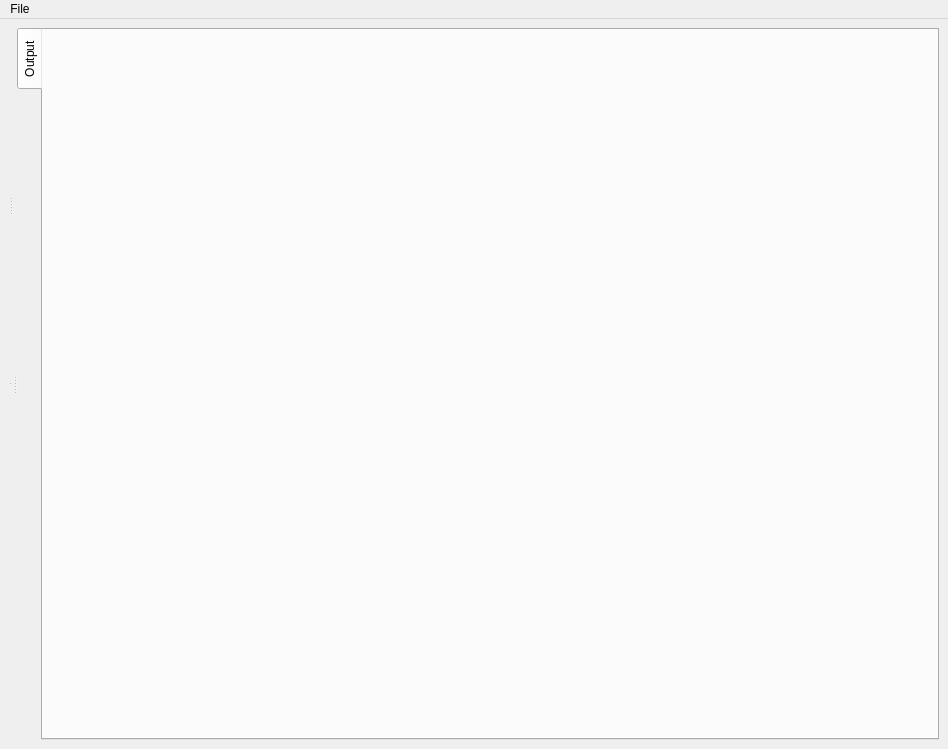
<?xml version="1.0" encoding="UTF-8"?>
<ui version="4.0">
 <class>MainWindow</class>
 <widget class="QMainWindow" name="MainWindow">
  <property name="geometry">
   <rect>
    <x>0</x>
    <y>0</y>
    <width>948</width>
    <height>749</height>
   </rect>
  </property>
  <property name="windowTitle">
   <string>lyse - the labscript suite</string>
  </property>
  <property name="windowIcon">
   <iconset resource="../../Anaconda/Lib/site-packages/qtutils/icons/icons.qrc">
    <normaloff>:/qtutils/custom/lyse.png</normaloff>:/qtutils/custom/lyse.png</iconset>
  </property>
  <property name="styleSheet">
   <string notr="true"/>
  </property>
  <property name="unifiedTitleAndToolBarOnMac">
   <bool>false</bool>
  </property>
  <widget class="QWidget" name="centralwidget">
   <layout class="QVBoxLayout" name="verticalLayout_5">
    <item>
     <widget class="QSplitter" name="splitter_horizontal">
      <property name="orientation">
       <enum>Qt::Horizontal</enum>
      </property>
      <widget class="QSplitter" name="splitter_vertical">
       <property name="orientation">
        <enum>Qt::Vertical</enum>
       </property>
       <widget class="QSplitter" name="splitter">
        <property name="orientation">
         <enum>Qt::Horizontal</enum>
        </property>
        <widget class="QWidget" name="verticalLayoutWidget">
         <layout class="QVBoxLayout" name="verticalLayout_singleshot_routinebox"/>
        </widget>
        <widget class="QWidget" name="verticalLayoutWidget_2">
         <layout class="QVBoxLayout" name="verticalLayout_multishot_routinebox"/>
        </widget>
       </widget>
       <widget class="QWidget" name="verticalLayoutWidget_3">
        <layout class="QVBoxLayout" name="verticalLayout_filebox"/>
       </widget>
      </widget>
      <widget class="FingerTabWidget" name="plugin_tabs">
       <property name="tabPosition">
        <enum>QTabWidget::TabPosition::West</enum>
       </property>
       <property name="tabsClosable">
        <bool>false</bool>
       </property>
       <widget class="QWidget" name="tab_output">
        <property name="lyse_plugin_name" stdset="0">
         <string notr="true"/>
        </property>
        <attribute name="title">
         <string>Output</string>
        </attribute>
        <layout class="QVBoxLayout" name="verticalLayout_output_box"/>
       </widget>
      </widget>
     </widget>
    </item>
   </layout>
  </widget>
  <widget class="QMenuBar" name="menuBar">
   <property name="geometry">
    <rect>
     <x>0</x>
     <y>0</y>
     <width>948</width>
     <height>21</height>
    </rect>
   </property>
   <widget class="QMenu" name="menuFile">
    <property name="title">
     <string>File</string>
    </property>
    <addaction name="actionLoad_configuration"/>
    <addaction name="actionRevert_configuration"/>
    <addaction name="actionSave_configuration"/>
    <addaction name="actionSave_configuration_as"/>
    <addaction name="separator"/>
    <addaction name="actionSave_dataframe"/>
    <addaction name="actionSave_dataframe_as"/>
    <addaction name="actionLoad_dataframe"/>
    <addaction name="separator"/>
    <addaction name="actionQuit"/>
   </widget>
   <addaction name="menuFile"/>
  </widget>
  <action name="actionLoad_configuration">
   <property name="icon">
    <iconset resource="../../Anaconda/Lib/site-packages/qtutils/icons/icons.qrc">
     <normaloff>:/qtutils/fugue/folder-open.png</normaloff>:/qtutils/fugue/folder-open.png</iconset>
   </property>
   <property name="text">
    <string>Load configuration</string>
   </property>
   <property name="shortcut">
    <string>Ctrl+O</string>
   </property>
  </action>
  <action name="actionSave_configuration_as">
   <property name="enabled">
    <bool>false</bool>
   </property>
   <property name="icon">
    <iconset resource="../../Anaconda/Lib/site-packages/qtutils/icons/icons.qrc">
     <normaloff>:/qtutils/fugue/disk--plus.png</normaloff>:/qtutils/fugue/disk--plus.png</iconset>
   </property>
   <property name="text">
    <string>Save as...</string>
   </property>
   <property name="shortcut">
    <string>Ctrl+Shift+S</string>
   </property>
  </action>
  <action name="actionQuit">
   <property name="icon">
    <iconset resource="../../Anaconda/Lib/site-packages/qtutils/icons/icons.qrc">
     <normaloff>:/qtutils/fugue/cross-button.png</normaloff>:/qtutils/fugue/cross-button.png</iconset>
   </property>
   <property name="text">
    <string>Quit</string>
   </property>
   <property name="shortcut">
    <string>Ctrl+Q</string>
   </property>
  </action>
  <action name="actionSave_configuration">
   <property name="icon">
    <iconset resource="../../Anaconda/Lib/site-packages/qtutils/icons/icons.qrc">
     <normaloff>:/qtutils/fugue/disk.png</normaloff>:/qtutils/fugue/disk.png</iconset>
   </property>
   <property name="text">
    <string>Save configuration</string>
   </property>
   <property name="shortcut">
    <string>Ctrl+S</string>
   </property>
  </action>
  <action name="actionSave_dataframe">
   <property name="icon">
    <iconset>
     <normaloff>:/qtutils/fugue/disk.png</normaloff>:/qtutils/fugue/disk.png</iconset>
   </property>
   <property name="text">
    <string>Save dataframe</string>
   </property>
  </action>
  <action name="actionSave_dataframe_as">
   <property name="icon">
    <iconset>
     <normaloff>:/qtutils/fugue/disk--plus.png</normaloff>:/qtutils/fugue/disk--plus.png</iconset>
   </property>
   <property name="text">
    <string>Save dataframe as...</string>
   </property>
  </action>
  <action name="actionLoad_dataframe">
   <property name="icon">
    <iconset>
     <normaloff>:/qtutils/fugue/folder-open.png</normaloff>:/qtutils/fugue/folder-open.png</iconset>
   </property>
   <property name="text">
    <string>Load dataframe</string>
   </property>
  </action>
  <action name="actionRevert_configuration">
   <property name="enabled">
    <bool>false</bool>
   </property>
   <property name="icon">
    <iconset resource="../../Anaconda/Lib/site-packages/qtutils/icons/icons.qrc">
     <normaloff>:/qtutils/fugue/arrow-curve-180-left.png</normaloff>:/qtutils/fugue/arrow-curve-180-left.png</iconset>
   </property>
   <property name="text">
    <string>Revert configuration</string>
   </property>
  </action>
 </widget>
 <customwidgets>
  <customwidget>
   <class>FingerTabWidget</class>
   <extends>QTabWidget</extends>
   <header>labscript_utils/qtwidgets/fingertab.h</header>
   <container>1</container>
  </customwidget>
 </customwidgets>
 <resources>
  <include location="../../Anaconda/Lib/site-packages/qtutils/icons/icons.qrc"/>
 </resources>
 <connections/>
</ui>
